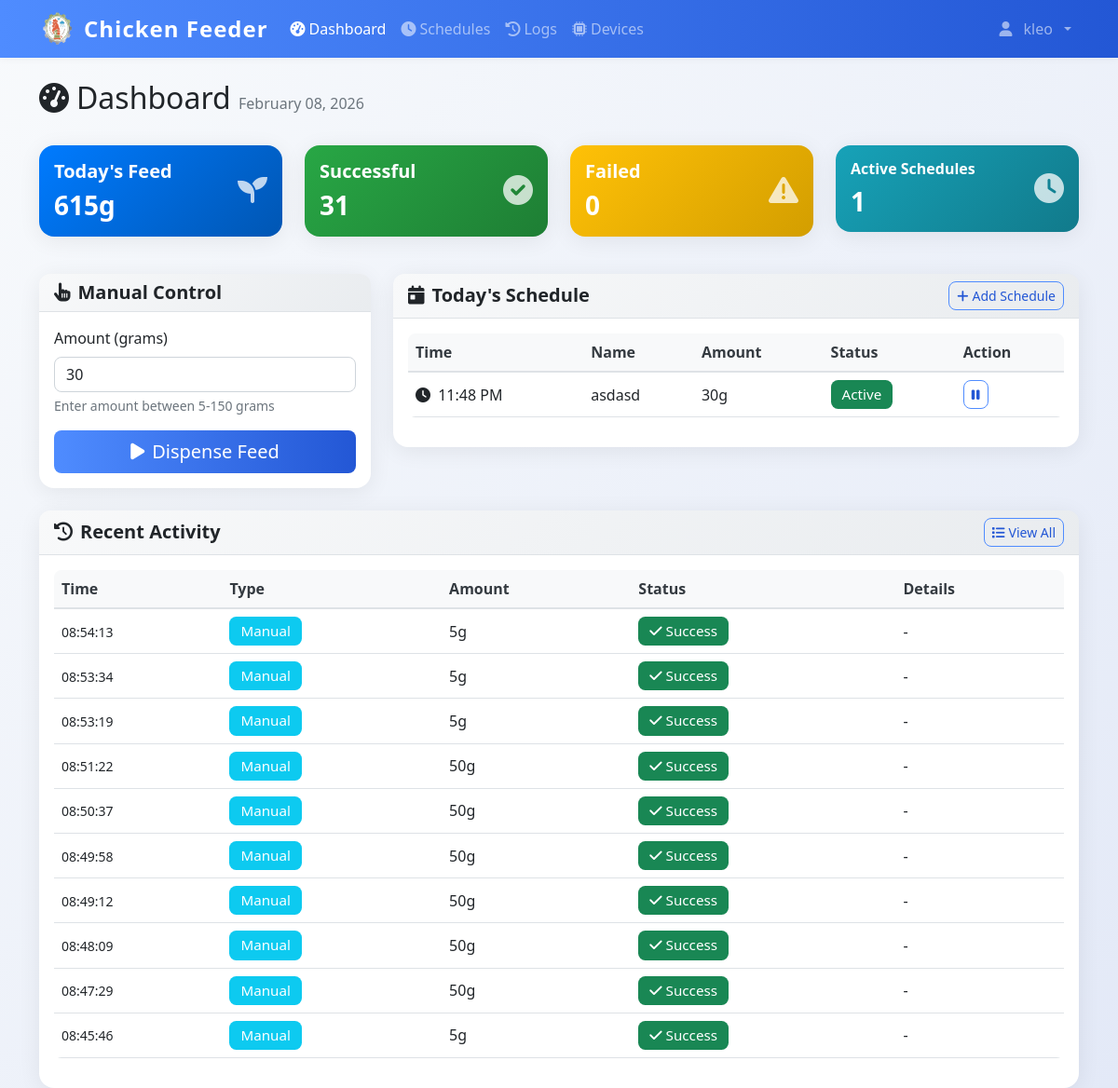
/dashboard (signed in), run on an earlier commit of the app's database.
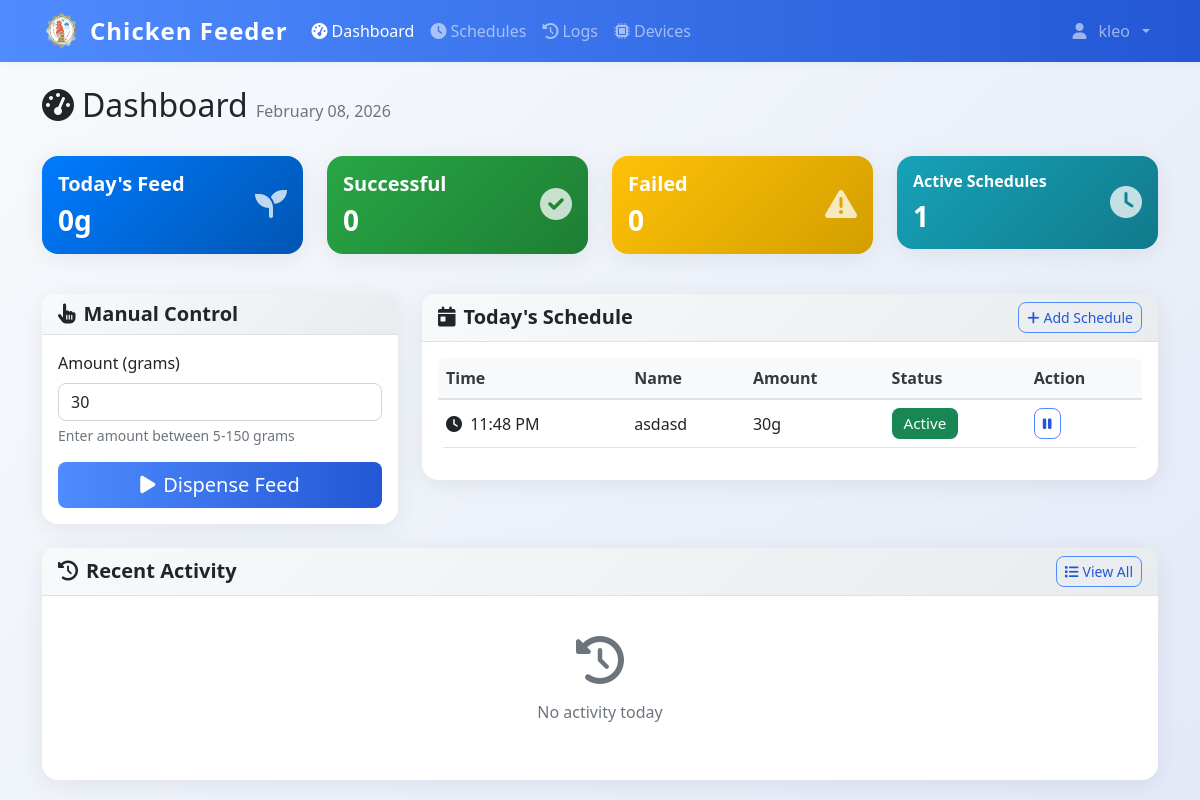
And on a later commit of the database.
### models.py (models this page shows)
class User(UserMixin, db.Model):
    id = db.Column(db.Integer, primary_key=True)
    username = db.Column(db.String(80), unique=True, nullable=False)
    email = db.Column(db.String(120), unique=True, nullable=False)
    password_hash = db.Column(db.String(120), nullable=False)
    iot_device_url = db.Column(db.String(255), nullable=True)  # e.g., 'http://192.168.1.100:5000' or 'pi_klei'
    is_admin = db.Column(db.Boolean, default=True)
    created_at = db.Column(db.DateTime, default=datetime.utcnow)

class FeedSchedule(db.Model):
    id = db.Column(db.Integer, primary_key=True)
    name = db.Column(db.String(100), nullable=False)
    feed_time = db.Column(db.Time, nullable=False)
    amount_grams = db.Column(db.Integer, nullable=False)
    is_active = db.Column(db.Boolean, default=True)
    created_by = db.Column(db.Integer, db.ForeignKey('user.id'), nullable=False)
    created_at = db.Column(db.DateTime, default=datetime.utcnow)
    user = db.relationship('User', backref=db.backref('schedules', lazy=True))

class DispenseLog(db.Model):
    id = db.Column(db.Integer, primary_key=True)
    timestamp = db.Column(db.DateTime, default=datetime.utcnow, nullable=False)
    amount_grams = db.Column(db.Integer, nullable=False)
    trigger_type = db.Column(db.String(20), nullable=False)
    schedule_id = db.Column(db.Integer, db.ForeignKey('feed_schedule.id'), nullable=True)
    status = db.Column(db.String(20), default='success')
    error_message = db.Column(db.Text, nullable=True)
    image_path = db.Column(db.String(255), nullable=True)  # Path to captured feed image
    pellet_count = db.Column(db.Integer, nullable=True)  # Number of pellets detected in image
    grams_detected = db.Column(db.Float, nullable=True)  # Estimated grams of pellets in feeder
    grams_dispensed = db.Column(db.Integer, nullable=True)  # Actual amount dispensed by servo
    triggered_by = db.Column(db.Integer, db.ForeignKey('user.id'), nullable=True)
    schedule = db.relationship('FeedSchedule', backref=db.backref('dispense_logs', lazy=True))
    user = db.relationship('User', backref=db.backref('dispense_logs', lazy=True))

### app.py (the view)
@app.route('/dashboard', methods=['GET', 'POST'])
@login_required
def dashboard():
    today_schedules = FeedSchedule.query.filter_by(created_by=current_user.id, is_active=True).order_by(FeedSchedule.feed_time).all()
    today_start = datetime.now().replace(hour=0, minute=0, second=0, microsecond=0)
    today_logs = DispenseLog.query.filter(
        DispenseLog.timestamp >= today_start,
        DispenseLog.triggered_by == current_user.id
    ).order_by(DispenseLog.timestamp.desc()).all()
    total_today = sum(log.amount_grams for log in today_logs if log.status == 'success')
    return render_template('dashboard.html',
                         schedules=today_schedules,
                         logs=today_logs,
                         total_today=total_today)

### templates/dashboard.html (shortened to what this page needs)
{% extends "base.html" %}
{% block content %}
<div class="container mt-4">
    <div class="row mb-4">
    <div class="col">
        <h1 class="h2">
            <i class="fas fa-tachometer-alt me-2"></i>Dashboard
            <span class="text-muted fs-6">{{ datetime.now().strftime('%B %d, %Y') }}</span>
        </h1>
    </div>
</div>
<div class="row mb-4">
    <div class="col-md-3 mb-3">
        <div class="card bg-primary text-white">
            <div class="card-body">
                <div class="d-flex justify-content-between">
                    <div>
                        <h5 class="card-title">Today's Feed</h5>
                        <h3 class="mb-0" id="total-today">{{ total_today }}g</h3>
                    </div>
                    <div class="align-self-center">
                        <i class="fas fa-seedling fa-2x opacity-75"></i>
                    </div>
                </div>
            </div>
        </div>
    </div>
    <div class="col-md-3 mb-3">
        <div class="card bg-success text-white">
            <div class="card-body">
                <div class="d-flex justify-content-between">
                    <div>
                        <h5 class="card-title">Successful</h5>
                        <h3 class="mb-0" id="successful-today">{{ logs|selectattr('status', 'equalto', 'success')|list|length }}</h3>
                    </div>
                    <div class="align-self-center">
                        <i class="fas fa-check-circle fa-2x opacity-75"></i>
                    </div>
                </div>
            </div>
        </div>
    </div>
    <div class="col-md-3 mb-3">
        <div class="card bg-warning text-white">
            <div class="card-body">
                <div class="d-flex justify-content-between">
                    <div>
                        <h5 class="card-title">Failed</h5>
                        <h3 class="mb-0" id="failed-today">{{ logs|selectattr('status', 'equalto', 'failure')|list|length }}</h3>
                    </div>
                    <div class="align-self-center">
                        <i class="fas fa-exclamation-triangle fa-2x opacity-75"></i>
                    </div>
                </div>
            </div>
        </div>
    </div>
    <div class="col-md-3 mb-3">
        <div class="card bg-info text-white">
            <div class="card-body">
                <div class="d-flex justify-content-between">
                    <div>
                        <h5 class="card-title fs-6">Active Schedules</h5>
                        <h3 class="mb-0">{{ schedules|selectattr('is_active')|list|length }}</h3>
                    </div>
                    <div class="align-self-center">
                        <i class="fas fa-clock fa-2x opacity-75"></i>
                    </div>
                </div>
            </div>
        </div>
    </div>
</div>
<div class="row">
    <div class="col-lg-4 mb-4">
        <div class="card">
            <div class="card-header">
                <h5 class="card-title mb-0">
                    <i class="fas fa-hand-pointer me-2"></i>Manual Control
                </h5>
            </div>
            <div class="card-body">
                <form id="manual-dispense-form">
                    <div class="mb-3">
                        <label for="amount" class="form-label">Amount (grams)</label>
                        <input type="number" class="form-control" id="amount" min="5" max="150" value="30" required>
                        <div class="form-text">Enter amount between 5-150 grams</div>
                    </div>
                    <div class="d-grid">
                        <button type="submit" class="btn btn-primary btn-lg" id="dispense-btn">
                            <i class="fas fa-play me-2"></i>Dispense Feed
                        </button>
                    </div>
                </form>
            </div>
        </div>
    </div>
    <div class="col-lg-8 mb-4">
        <div class="card">
            <div class="card-header d-flex justify-content-between align-items-center">
                <h5 class="card-title mb-0">
                    <i class="fas fa-calendar-day me-2"></i>Today's Schedule
                </h5>
                <a href="{{ url_for('schedules') }}" class="btn btn-outline-primary btn-sm">
                    <i class="fas fa-plus me-1"></i>Add Schedule
                </a>
            </div>
            <div class="card-body">
                {% if schedules %}
                <div class="table-responsive">
                    <table class="table table-hover">
                        <thead>
                            <tr>
                                <th>Time</th>
                                <th>Name</th>
                                <th>Amount</th>
                                <th>Status</th>
                                <th>Action</th>
                            </tr>
                        </thead>
                        <tbody>
                            {% for schedule in schedules %}
                            <tr>
                                <td>
                                    <i class="fas fa-clock me-1"></i>
                                    {{ schedule.feed_time.strftime('%I:%M %p') }}
                                </td>
                                <td>{{ schedule.name }}</td>
                                <td>{{ schedule.amount_grams }}g</td>
                                <td>
                                    {% if schedule.is_active %}
                                        <span class="badge bg-success">Active</span>
                                    {% else %}
                                        <span class="badge bg-secondary">Inactive</span>
                                    {% endif %}
                                </td>
                                <td>
                                    <button class="btn btn-sm btn-outline-primary"
                                            onclick="toggleSchedule({{ schedule.id }})">
                                        {% if schedule.is_active %}
                                            <i class="fas fa-pause"></i>
                                        {% else %}
                                            <i class="fas fa-play"></i>
                                        {% endif %}
                                    </button>
                                </td>
                            </tr>
                            {% endfor %}
                        </tbody>
                    </table>
                </div>
                {% endif %}
            </div>
        </div>
    </div>
</div>
<div class="row">
    <div class="col-12">
        <div class="card">
            <div class="card-header d-flex justify-content-between align-items-center">
                <h5 class="card-title mb-0">
                    <i class="fas fa-history me-2"></i>Recent Activity
                </h5>
                <a href="{{ url_for('logs') }}" class="btn btn-outline-primary btn-sm">
                    <i class="fas fa-list me-1"></i>View All
                </a>
            </div>
            <div class="card-body">
                {% if logs %}
                <div class="table-responsive">
                    <table class="table table-hover">
                        <thead>
                            <tr>
                                <th>Time</th>
                                <th>Type</th>
                                <th>Amount</th>
                                <th>Status</th>
                                <th>Details</th>
                            </tr>
                        </thead>
                        <tbody>
                            {% for log in logs[:10] %}
                            <tr>
                                <td>
                                    <small>{{ log.timestamp.strftime('%H:%M:%S') }}</small>
                                </td>
                                <td>
                                    {% if log.trigger_type == 'manual' %}
                                        <span class="badge bg-info">Manual</span>
                                    {% else %}
                                        <span class="badge bg-primary">Scheduled</span>
                                    {% endif %}
                                </td>
                                <td>{{ log.amount_grams }}g</td>
                                <td>
                                    {% if log.status == 'success' %}
                                        <span class="badge bg-success">
                                            <i class="fas fa-check me-1"></i>Success
                                        </span>
                                    {% else %}
                                        <span class="badge bg-danger">
                                            <i class="fas fa-times me-1"></i>Failed
                                        </span>
                                    {% endif %}
                                </td>
                                <td style="max-width: 300px;">
                                    {% if log.schedule %}
                                        {{ log.schedule.name }}
                                    {% elif log.error_message %}
                                        <small class="text-danger" title="{{ log.error_message }}" style="cursor: help;">
                                            {{ log.error_message[:100] }}{% if log.error_message|length > 100 %}...{% endif %}
                                        </small>
                                    {% else %}
                                        -
                                    {% endif %}
                                </td>
                            </tr>
                            {% endfor %}
                        </tbody>
                    </table>
                </div>
                {% else %}
                <div class="text-center text-muted py-4">
                    <i class="fas fa-history fa-3x mb-3"></i>
                    <p>No activity today</p>
                </div>
                {% endif %}
            </div>
        </div>
    </div>
</div>
</div>
{% endblock %}

### templates/base.html (shortened to what this page needs)
<!DOCTYPE html>
<html lang="en">
<head>
    <link href="https://cdn.jsdelivr.net/npm/bootstrap@5.1.3/dist/css/bootstrap.min.css" rel="stylesheet">
    <link href="https://cdnjs.cloudflare.com/ajax/libs/font-awesome/6.0.0/css/all.min.css" rel="stylesheet">
    <link href="{{ url_for('static', filename='css/style.css') }}" rel="stylesheet">
</head>
<body>
    {% if current_user.is_authenticated %}
    <nav class="navbar navbar-expand-lg navbar-dark bg-primary">
        <div class="container">
            <div class="d-flex align-items-center gap-2">
                <img src="{{ url_for('static', filename='img/chicken-logo.png') }}" alt="Logo" style="width:40px;height:40px;" >
                <a class="navbar-brand" href="{{ url_for('dashboard') }}">
                   Chicken Feeder
                </a>
            </div>
            <div class="collapse navbar-collapse" id="navbarNav">
                <ul class="navbar-nav me-auto">
                    <li class="nav-item">
                        <a class="nav-link {% if request.endpoint == 'dashboard' %}active{% endif %}"
                           href="{{ url_for('dashboard') }}">
                            <i class="fas fa-tachometer-alt me-1"></i>Dashboard
                        </a>
                    </li>
                    <li class="nav-item">
                        <a class="nav-link {% if request.endpoint in ['schedules', 'add_schedule'] %}active{% endif %}"
                           href="{{ url_for('schedules') }}">
                            <i class="fas fa-clock me-1"></i>Schedules
                        </a>
                    </li>
                    <li class="nav-item">
                        <a class="nav-link {% if request.endpoint == 'logs' %}active{% endif %}"
                           href="{{ url_for('logs') }}">
                            <i class="fas fa-history me-1"></i>Logs
                        </a>
                    </li>
                    <li class="nav-item">
                        <a class="nav-link {% if request.endpoint in ['devices', 'add_device'] %}active{% endif %}"
                           href="{{ url_for('devices') }}">
                            <i class="fas fa-microchip me-1"></i>Devices
                        </a>
                    </li>
                </ul>
                <ul class="navbar-nav">
                    <li class="nav-item dropdown">
                        <a class="nav-link dropdown-toggle d-flex align-items-center gap-2" href="#" id="navbarDropdown" role="button"
                           data-bs-toggle="dropdown" aria-expanded="false">
                            <i class="fas fa-user me-1 "></i>{{ current_user.username }}
                        </a>
                    </li>
                </ul>
            </div>
        </div>
    </nav>
    {% endif %}
    <main class="container-fluid align-items-center">
        {% block content %}{% endblock %}
    </main>
</body>
</html>

What changed in the data, as far as the page shows it:
removed DispenseLog: timestamp "08:54:13", trigger_type "Manual", amount_grams "5", status "success" (drawn)
removed DispenseLog: timestamp "08:53:34", trigger_type "Manual", amount_grams "5", status "success" (drawn)
removed DispenseLog: timestamp "08:53:19", trigger_type "Manual", amount_grams "5", status "success" (drawn)
removed DispenseLog: timestamp "08:51:22", trigger_type "Manual", amount_grams "50", status "success" (drawn)
removed DispenseLog: timestamp "08:50:37", trigger_type "Manual", amount_grams "50", status "success" (drawn)
removed DispenseLog: timestamp "08:49:58", trigger_type "Manual", amount_grams "50", status "success" (drawn)
removed DispenseLog: timestamp "08:49:12", trigger_type "Manual", amount_grams "50", status "success" (drawn)
removed DispenseLog: timestamp "08:48:09", trigger_type "Manual", amount_grams "50", status "success" (drawn)
removed DispenseLog: timestamp "08:47:29", trigger_type "Manual", amount_grams "50", status "success" (drawn)
removed DispenseLog: timestamp "08:45:46", trigger_type "Manual", amount_grams "5", status "success" (drawn)
Also different on the page:
{{ total_today }}: "615" → "0"
{{ logs|selectattr('status', 'equalto', 'success')|list|length }}: "31" → "0"
text no longer shown: "Time Type Amount Status Details"
text now shown: "No activity today"
